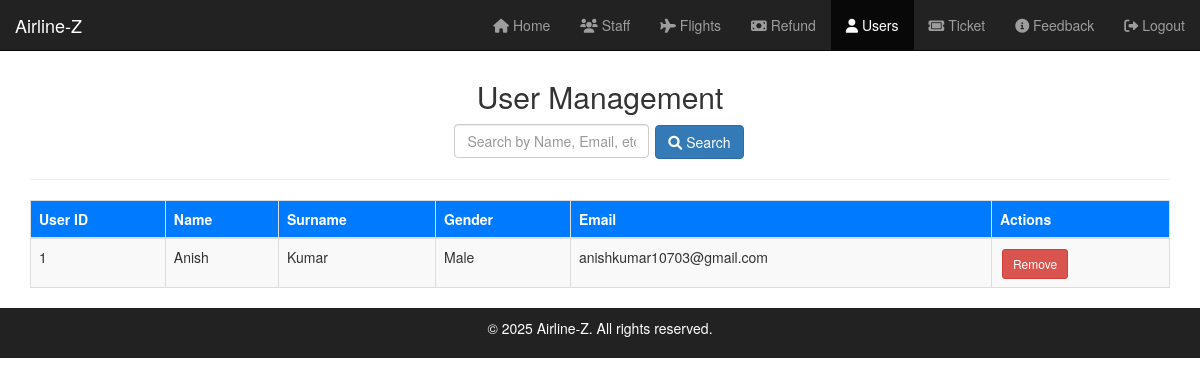
Before: /admin/user-management (signed in) with the older database file.
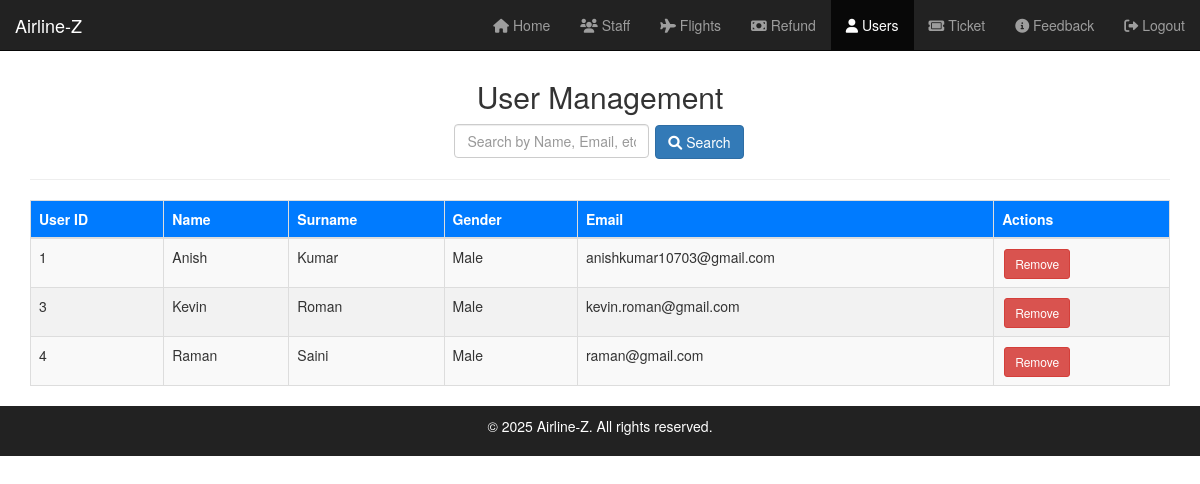
After: the same page with the newer database file.
### tables this page shows
CREATE TABLE user (
    user_id INTEGER PRIMARY KEY AUTOINCREMENT,
    password TEXT NOT NULL,
    name TEXT NOT NULL,
    surname TEXT NOT NULL,
    gender TEXT NOT NULL,
    email TEXT NOT NULL,
    language TEXT,
    nationality TEXT,
    dob TEXT,
    street TEXT,
    locality TEXT,
    city TEXT,
    country TEXT,
    phone TEXT
);

### app.py (the view)
@app.route('/admin/user-management', methods=['GET'])
def user_management():
    search_query = request.args.get('query', '').strip()  # Get search query from URL parameters
    try:
        conn = get_db_connection()
        if search_query:
            users = conn.execute("""
                SELECT * FROM user
                WHERE LOWER(user_id) LIKE LOWER(?)
                OR LOWER(name) LIKE LOWER(?)
                OR LOWER(email) LIKE LOWER(?)
            """, (f"%{search_query}%", f"%{search_query}%", f"%{search_query}%")).fetchall()
        else:
            users = conn.execute("SELECT * FROM user").fetchall()
        conn.close()
        return render_template('admin/user-management.html', users=users, search_query=search_query)
    except Exception as e:
        flash(f"Error: {e}", "danger")
        return redirect(url_for('admin_panel'))

### app.py (called while the page is built)
def get_db_connection():
    conn = sqlite3.connect(DATABASE)
    conn.row_factory = sqlite3.Row  # Return rows as dictionaries
    return conn

@app.before_request
def require_login():
    admin_routes = [
        'admin_panel', 'staff_management', 'add_staff', 'remove_staff', 'modify_staff_form', 'modify_staff', 'search_staff',
        'flight_management', 'add_flight', 'remove_flight', 'modify_flight', 'search_flight',
        'refund_management', 'get_refunds', 'clear_refund', 'decline_refund', 'report_fraud',
        'user_management', 'add_user', 'remove_user',
        'ticket_management', 'remove_ticket', 'search_ticket', 'modify_ticket', 'add_ticket',
        'feedback_management'
    ]
    if request.endpoint in admin_routes and not session.get('admin_logged_in'):
        flash("You need to login first!", "warning")
        return redirect(url_for('admin_login'))

### templates/admin/user-management.html (shortened to what this page needs)
<!DOCTYPE html>
<html lang="en">
<head>
    <link rel="stylesheet" href="{{ url_for('static', filename='css/admin/user-management.css') }}">
    <link rel="stylesheet" href="https://maxcdn.bootstrapcdn.com/bootstrap/3.3.7/css/bootstrap.min.css">
    <link rel="stylesheet" href="https://cdnjs.cloudflare.com/ajax/libs/font-awesome/6.0.0/css/all.min.css">
</head>
<body>
    <nav class="navbar navbar-inverse navbar-fixed-top">
        <div class="container-fluid">
            <div class="navbar-header">
                <a class="navbar-brand" href="{{ url_for('index') }}">Airline-Z</a>
            </div>
            <div class="collapse navbar-collapse" id="adminNavbar">
                <ul class="nav navbar-nav navbar-right">
                    <li><a href="{{ url_for('admin_panel') }}"><i class="fa fa-home"></i> Home</a></li>
                    <li><a href="{{ url_for('staff_management') }}"><i class="fa fa-users"></i> Staff</a></li>
                    <li><a href="{{ url_for('flight_management') }}"><i class="fa fa-plane"></i> Flights</a></li>
                    <li><a href="{{ url_for('refund_management') }}"><i class="fa fa-money-bill"></i> Refund</a></li>
                    <li class="active"><a href="{{ url_for('user_management') }}"><i class="fa fa-user"></i> Users</a></li>
                    <li><a href="{{ url_for('ticket_management') }}"><i class="fa fa-ticket"></i> Ticket</a></li>
                    <li><a href="{{ url_for('feedback_management')}}"><i class="fa fa-info-circle"></i> Feedback</a></li>
                    <li><a href="{{ url_for('admin_logout') }}"><i class="fa fa-sign-out-alt"></i> Logout</a></li>
                </ul>
            </div>
        </div>
    </nav>
    <br><br><br>
    <div class="container">
       <h2 class="text-center">User Management</h2>
       <form id="searchForm" action="{{ url_for('user_management') }}" method="GET" class="form-inline text-center">
           <input type="text" name="search_query" placeholder="Search by Name, Email, etc." class="form-control">
           <button type="submit" class="btn btn-primary"><i class="fa fa-search"></i> Search</button>
       </form>
       <hr>
       <table class="table table-bordered table-striped">
           <thead>
               <tr>
                   <th>User ID</th>
                   <th>Name</th>
                   <th>Surname</th>
                   <th>Gender</th>
                   <th>Email</th>
                   <th>Actions</th>
               </tr>
           </thead>
           <tbody>
               {% for user in users %}
               <tr>
                   <td>{{ user.user_id }}</td>
                   <td>{{ user.name }}</td>
                   <td>{{ user.surname }}</td>
                   <td>{{ user.gender }}</td>
                   <td>{{ user.email }}</td>
                   <td>
                       <form action="{{ url_for('remove_user') }}" method="POST" style="display:inline;">
                           <button type="submit" class="btn btn-danger btn-sm">Remove</button>
                       </form>
                   </td>
               </tr>
               {% endfor %}
           </tbody>
       </table>
   </div>
   <footer class="footer">
        <div class="container text-center">
            <p>&copy; 2025 Airline-Z. All rights reserved.</p>
        </div>
    </footer>
</body>
</html>

Changed rows visible on the page:
added user: user_id "3", name "Kevin", surname "Roman", gender "Male", email "kevin.roman@gmail.com"
added user: user_id "4", name "Raman", surname "Saini", gender "Male", email "raman@gmail.com"
